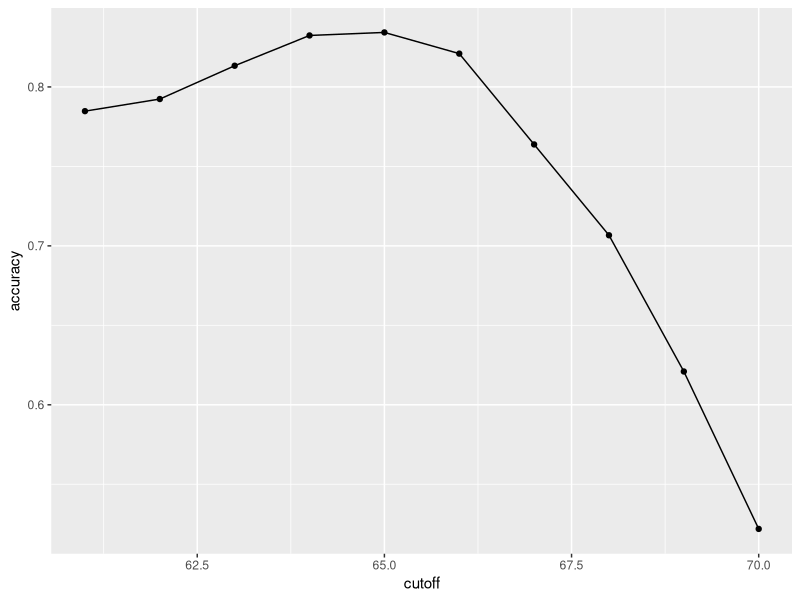
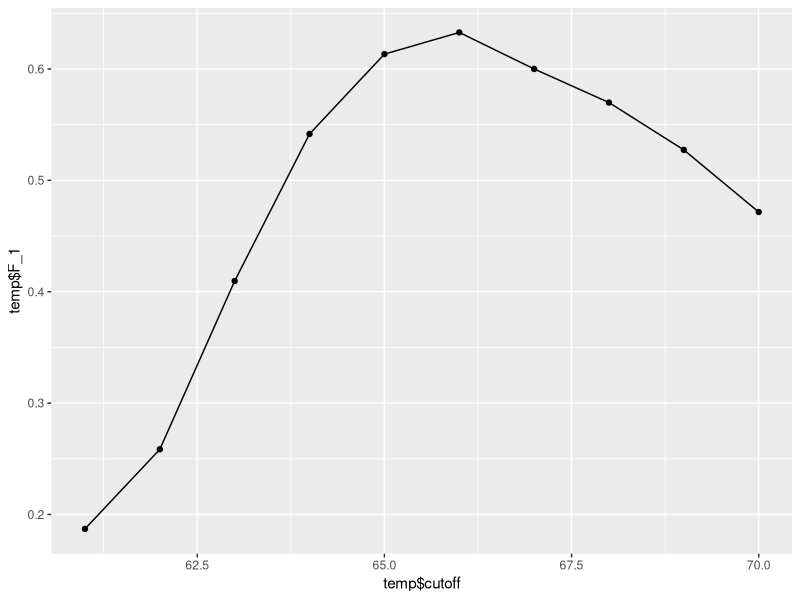
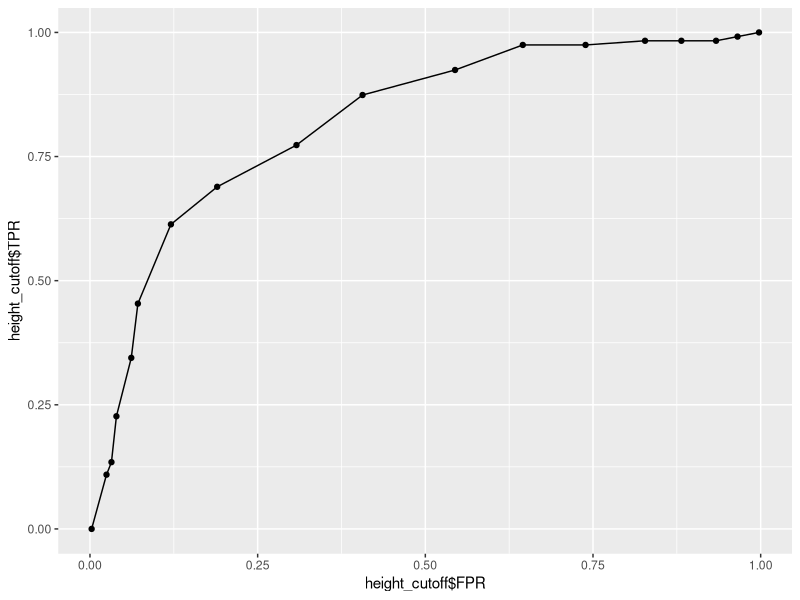

Write R code to recreate these figures, in order.
## ---- chunk 1
library(caret)
library(tidyverse)
## ---- chunk 2
library(dslabs)
data(heights)
## ---- chunk 3
y <- heights$sex
x <- heights$height
## ---- chunk 4
set.seed(2)
test_index <- createDataPartition(y, times = 1, p = 0.5, list = FALSE)
## ---- chunk 5
train_set <- heights[-test_index,]
test_set <- heights[test_index,]
## ---- chunk 6
y_hat <- sample(c("Male","Female"),
                length(test_index), replace = TRUE)
## ---- chunk 7
y_hat <-sample(c("Male","Female"),length(test_index),replace = TRUE) %>%
  factor(levels = levels(test_set$sex))
## ---- chunk 8
mean(y_hat == test_set$sex)
## ---- chunk 9
heights %>% group_by(sex) %>%
  summarize(mean(height), sd(height))
## ---- chunk 10
y_hat <- ifelse(x > 62, "Male", "Female") %>%
  factor(levels = levels(test_set$sex))
## ---- chunk 11
mean(y == y_hat)
## ---- chunk 12
cutoff <- seq(61,70)
accuracy <- map_dbl(cutoff,function(x){
  y_hat <- ifelse(train_set$height > x, "Male", "Female") %>%
    factor(levels = levels(test_set$sex))
  mean(y_hat == train_set$sex)
})  
## ---- chunk 13

data.frame(cutoff,accuracy) %>%
  ggplot(aes(
    x = cutoff,
    y = accuracy)) +
  geom_line() +
  geom_point()
## ---- chunk 14
max(accuracy)
## ---- chunk 15
best_cutoff <- cutoff[which.max(accuracy)]
best_cutoff
## ---- chunk 16
y_hat <- ifelse(test_set$height > best_cutoff, "Male", "Female") %>%
  factor(levels = levels(test_set$sex))
y_hat <-factor(y_hat)
mean(y_hat == test_set$sex)
## ---- chunk 17
table(predicted = y_hat, actual = test_set$sex)
## ---- chunk 18
test_set %>%
  mutate(y_hat = y_hat) %>%
  group_by(sex) %>%
  summarize(accuracy = mean(y_hat == sex))
## ---- chunk 19
prev <-  mean(y == "Male")
prev
## ---- chunk 20
confusionMatrix(data = y_hat, reference = test_set$sex)
## ---- chunk 21
cutoff <- seq(61,70)
F_1 <- map_dbl(cutoff, function(x){
  y_hat <- ifelse(train_set$height > x, "Male", "Female") %>%
    factor(levels = levels(test_set$sex))
  F_meas(data = y_hat, reference = factor(train_set$sex))
})
## ---- chunk 22
temp <- data_frame(cutoff, F_1)

temp %>%
  ggplot(aes(x = temp$cutoff,
             y = temp$F_1)) +
  geom_line() +
  geom_point()
## ---- chunk 23
max(F_1)
## ---- chunk 24
best_cutoff <- cutoff[which.max(F_1)]
best_cutoff
## ---- chunk 25
y_hat <- ifelse(test_set$height > best_cutoff, "Male", "Female") %>% 
  factor(levels = levels(test_set$sex))
confusionMatrix(data = y_hat, reference = test_set$sex)
## ---- chunk 26
p <- 0.9
y_hat <- sample(c("Male","Female"), length(test_index), replace = TRUE, prob = c(p,1-p)) %>%
  factor(levels = levels(test_set$sex))
mean(y_hat == test_set$sex)
## ---- chunk 27
cutoffs <- c(50, seq(60,75), 80)
height_cutoff <- map_df(cutoffs, function(x){
  y_hat <- ifelse(test_set$height > x, "Male", "Female") %>%
    factor(levels = c("Female", "Male"))
  list(method = "Height cutoff",
       FPR = 1-specificity(y_hat, test_set$sex),
       TPR = sensitivity(y_hat, test_set$sex))
})
height_cutoff
## ---- chunk 28
ggplot(
  data = height_cutoff,
  aes(x =height_cutoff$FPR,
      y =height_cutoff$TPR,
      fill = )) +
  geom_line() +
  geom_point()
